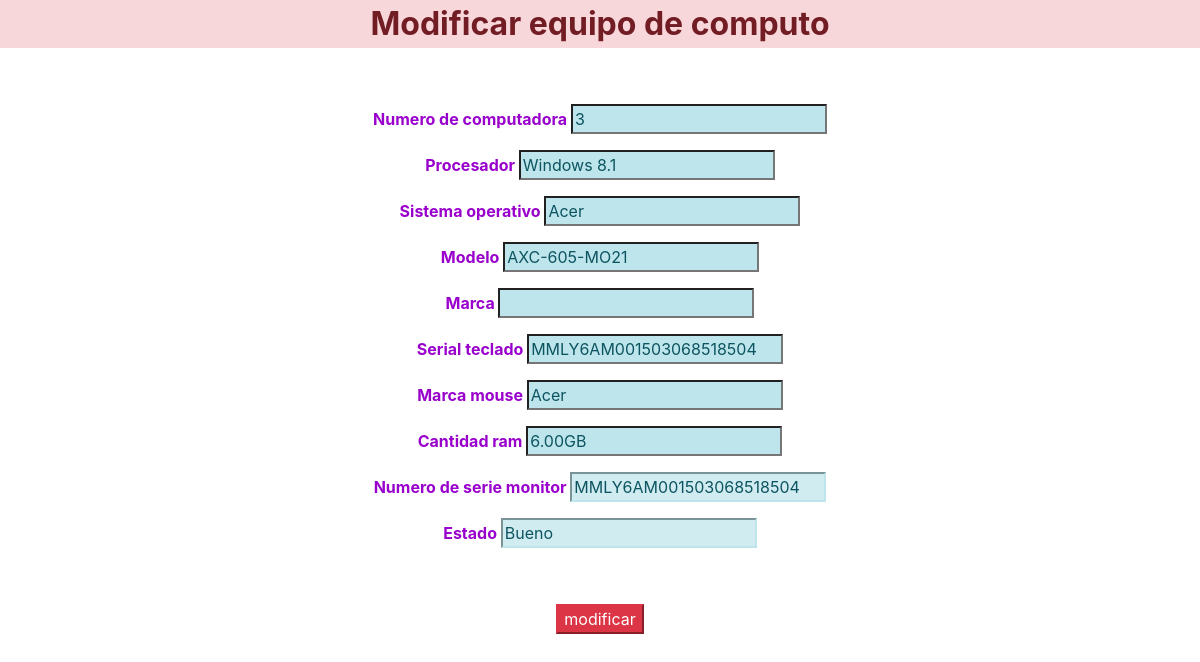
The page /modificar_computadora.php?id=3 on the database its author committed.
### tables this page shows
CREATE TABLE `equipo_de_computo` (
  `id` int(100) NOT NULL,
  `sistema_operativo` varchar(25) NOT NULL,
  `marca` varchar(30) NOT NULL,
  `modelo` varchar(30) NOT NULL,
  `num_equipo` int(20) NOT NULL,
  `procesador` varchar(40) NOT NULL,
  `serial_teclado` varchar(60) NOT NULL,
  `marca_mouse` varchar(50) NOT NULL,
  `cantidad_ram` varchar(55) NOT NULL,
  `num_serie_monitor` varchar(50) NOT NULL,
  `estado` varchar(255) NOT NULL
);

### modificar_computadora.php (the view, shortened to what this page needs)
<?php
$id=$_GET['id'];
?>
<!DOCTYPE html PUBLIC "-//W3C//DTD XHTML 1.0 Transitional//EN" "http://www.w3.org/TR/xhtml1/DTD/xhtml1-transitional.dtd">
<html xmlns="http://www.w3.org/1999/xhtml">
<head>
<link href="css/bootstrap.css" rel="stylesheet" type="text/css" />
<link href="bootstrap-4.0.0-alpha.6-dist/css/bootstrap.css" rel="stylesheet" type="text/css" />
</head>
<body>
<?php
$sql = mysql_query("SELECT * FROM equipo_de_computo WHERE id='$id'");
while($resultado = mysql_fetch_array($sql)) {
?>
<p align="center" class="alert-danger Estilo2 ">Modificar equipo de computo</p>
<form name="frm1" method="post" action="modificar_compu.php">
  <p>&nbsp;</p>
  <p align="center" class="Estilo1"><strong>Numero de computadora
      <input name="num_equipo2" type="text" class="list-group-item-info" value="<?php echo $resultado['num_equipo']; ?>" />
  </strong></p>
  <p align="center" class="Estilo1"><strong>Procesador
    <input name="sistema_operativo" type="text" class="list-group-item-info" value="<?php echo $resultado['sistema_operativo']; ?>" >
  </strong></p>
  <p align="center" class="Estilo1"><strong> Sistema operativo
      <input name="marca" type="text" class="list-group-item-info" value="<?php echo $resultado['marca']; ?>" />
  </strong></p>
  <p align="center" class="Estilo1"><strong>Modelo
      <input name="modelo" type="text" class="list-group-item-info" value="<?php echo $resultado['modelo']; ?>">
  </strong></p>
	<p align="center" class="Estilo1"><strong>Marca
        <input name="marca_monitor" type="text" class="list-group-item-info" value="<?php echo $resultado['marca_monitor']; ?>" />
	</strong></p>
	<p align="center" class="Estilo1"><strong>
	Serial teclado
        <input name="serial_teclado" type="text" class="list-group-item-info" value="<?php echo $resultado['serial_teclado']; ?>" />
	</strong></p>
	<p align="center" class="Estilo1"><strong>Marca mouse
        <input name="marca_mouse" type="text" class="list-group-item-info" value="<?php echo $resultado['marca_mouse']; ?>" />
	</strong></p>
	<p align="center" class="Estilo1"><strong>
	Cantidad ram
        <input name="cantidad_ram" type="text" class="list-group-item-info" value="<?php echo $resultado['cantidad_ram']; ?>">
	</strong></p>
	<p align="center"><span class="Estilo1"><strong>Numero de serie monitor</strong></span><strong>
    <input name="num_serie_monitor" type="text" class="alert-info" value="<?php echo $resultado['num_serie_monitor']; ?>" />
    </strong></p>
	<p align="center"><strong><span class="Estilo1">Estado</span>
        <input name="estado" type="text" class="alert-info" value="<?php echo $resultado['estado']; ?>" />
	</strong></p>
	<p align="center">&nbsp;</p>
	<p align="center"><strong>
    <input name="Enviar" type="submit" class="btn-danger" value="modificar" />
      </strong>
</form>
<?php
}
?>
</body>
</html>

### modificar_computadora.php (style rules this page uses)
.Estilo1 { color: #9900CC }
.Estilo2 { font-size: xx-large; color: #FF0000; font-weight: bold; }

### rows shown on the page
equipo_de_computo: num_equipo2 "3", sistema_operativo "Windows 8.1", marca "Acer", modelo "AXC-605-MO21", serial_teclado "MMLY6AM001503068518504", marca_mouse "Acer", cantidad_ram "6.00GB", num_serie_monitor "MMLY6AM001503068518504", estado "Bueno"
